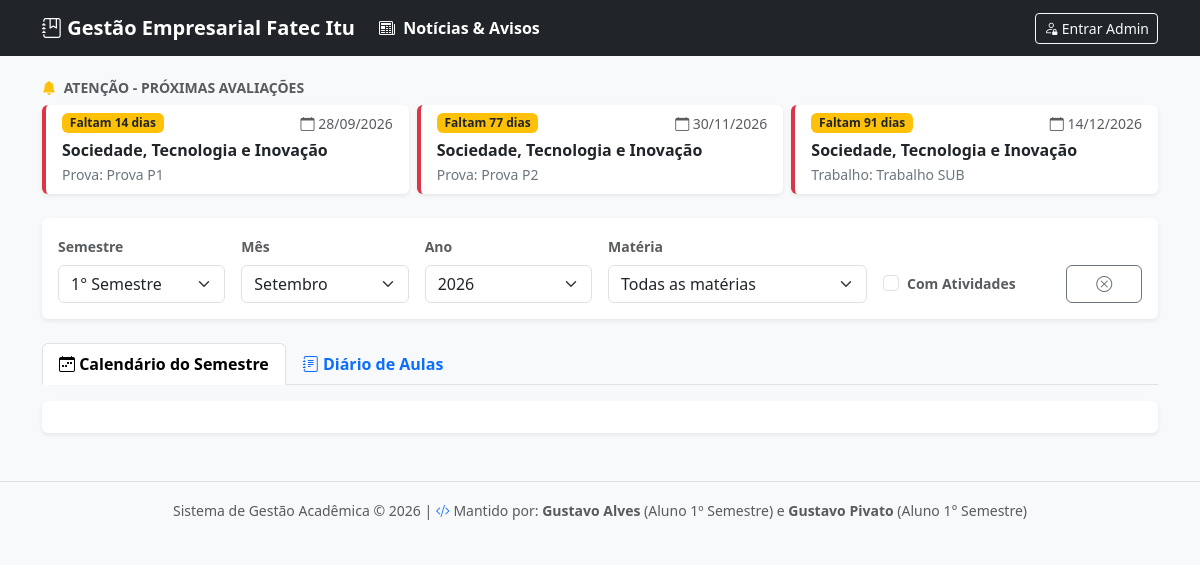
Before: / with the older database file.
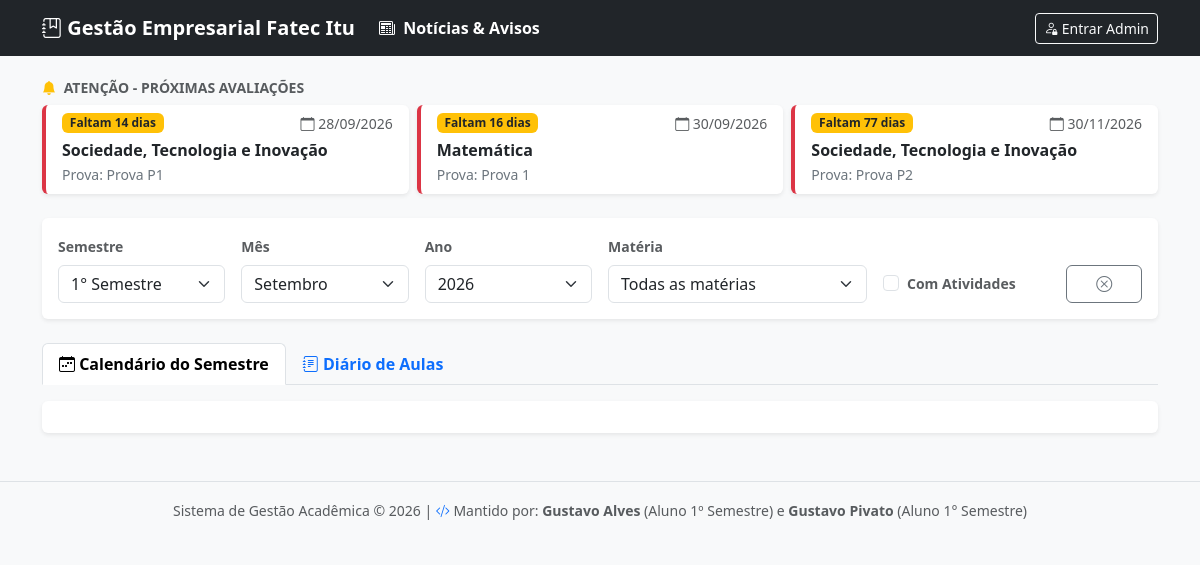
After: the same page with the newer database file.
### tables this page shows
CREATE TABLE `eventos_calendario` (
  `id` int(11) NOT NULL,
  `materia_id` int(11) NOT NULL,
  `data_evento` date NOT NULL,
  `tipo` enum('Prova','Trabalho','Projeto Integrador','Outro') NOT NULL,
  `descricao` varchar(255) NOT NULL
);

CREATE TABLE `materias` (
  `id` int(11) NOT NULL,
  `semestre_id` int(11) NOT NULL,
  `nome` varchar(100) NOT NULL,
  `codigo` varchar(20) DEFAULT NULL,
  `professor` varchar(100) DEFAULT NULL,
  `professor_substituto` varchar(100) DEFAULT NULL,
  `sala` varchar(50) DEFAULT NULL,
  `dia_semana` enum('Segunda','Terça','Quarta','Quinta','Sexta','Sábado') NOT NULL
);

### index.php (the view, shortened to what the changed rows need)
<?php
require_once 'includes/header.php';
$semestres = $pdo->query("SELECT * FROM semestres ORDER BY id ASC")->fetchAll();
$semestre_id = $_GET['semestre_id'] ?? ($semestres[0]['id'] ?? 1);
$stmtProximos = $pdo->prepare("
    SELECT e.*, m.nome as materia_nome, DATEDIFF(e.data_evento, CURDATE()) as dias_restantes
    FROM eventos_calendario e
    JOIN materias m ON e.materia_id = m.id
    WHERE m.semestre_id = ? AND e.data_evento >= CURDATE()
    ORDER BY e.data_evento ASC
    LIMIT 3
");
$stmtProximos->execute([$semestre_id]);
$proximos_eventos = $stmtProximos->fetchAll();
?>
<?php if(!empty($proximos_eventos)): ?>
<div class="row mb-4">
    <div class="col-12">
        <div class="row g-2">
            <?php foreach($proximos_eventos as $ev): ?>
                <?php
                    $badge_class = $ev['dias_restantes'] <= 3 ? 'bg-danger' : 'bg-warning text-dark';
                    $texto_dias = $ev['dias_restantes'] == 0 ? 'Hoje!' : ($ev['dias_restantes'] == 1 ? 'Amanhã!' : "Faltam {$ev['dias_restantes']} dias");
                ?>
                <div class="col-md-4">
                    <div class="card border-0 shadow-sm border-start border-4 border-danger h-100 card-hover">
                        <div class="card-body py-2 px-3">
                            <div class="d-flex justify-content-between align-items-center">
                                <span class="badge <?= $badge_class ?>"><?= $texto_dias ?></span>
                                <small class="text-muted"><i class="bi bi-calendar"></i> <?= date('d/m/Y', strtotime($ev['data_evento'])) ?></small>
                            </div>
                            <strong class="d-block mt-1 text-dark"><?= htmlspecialchars($ev['materia_nome']) ?></strong>
                            <small class="text-secondary"><?= htmlspecialchars($ev['tipo']) ?>: <?= htmlspecialchars($ev['descricao']) ?></small>
                        </div>
                    </div>
                </div>
            <?php endforeach; ?>
        </div>
    </div>
</div>
<?php endif; ?>
<?php require_once 'includes/footer.php'; ?>

Changed rows visible on the page:
no longer on this page (row edited): eventos_calendario: texto_dias "Faltam 91 dias", data_evento "14/12/2026", materia.nome "Sociedade, Tecnologia e Inovação", tipo "Trabalho", descricao "Trabalho SUB"
added eventos_calendario: texto_dias "Faltam 16 dias", data_evento "30/09/2026", materia.nome "Matemática", tipo "Prova", descricao "Prova 1"
